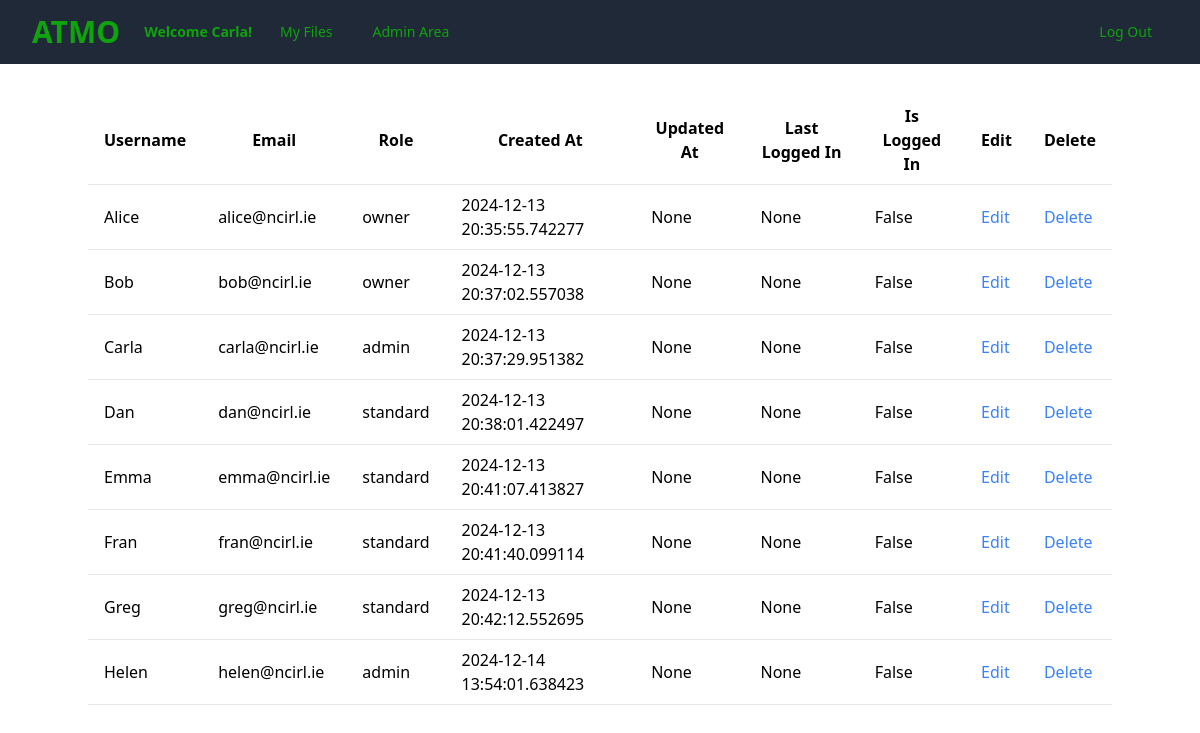
/admin-area/3 (signed in), run on the app's committed database.
### atmo_db/models.py (models this page shows)
class User(SQLModel, table=True):
    id: int | None = Field(default=None, primary_key=True, index=True)
    username: str
    email: str
    role: str
    created_at: datetime | None = Field(default_factory=lambda: datetime.now(timezone.utc))
    updated_at: datetime | None = None
    last_login: datetime | None = None
    is_logged_in: bool | None = Field(default=False)
    audio_files: list['Audio_File'] | None = Relationship(back_populates='user')
    password: str

### routers/admin.py (the view)
@router.get("/admin-area/{user_id}")
async def list_users(request: Request,
                     user_id: int,
                     token_decoded_data: dict = Depends(authorise_access),
                     session: Session = Depends(get_session)):
    token_user_id = token_decoded_data['id']
    if token_user_id != user_id:
        raise HTTPException(status_code=401, detail="401 Unauthorised Access")
    statement = select(User).where(User.id == token_user_id)
    user = session.exec(statement).first()
    role = user.role
    username = user.username
    if role not in ['admin', 'owner']:
        raise HTTPException(status_code=401, detail="403 Forbidden")
    users_dict = {}
    statement = select(User)
    results = session.exec(statement)
    users = results.all()
    users_dict.update({"users": users, f"{role}": role, "username": username})
    return templates.TemplateResponse("admin-area.html", {"request": request, **users_dict})

### templates/admin-area.html (shortened to what this page needs)
<!DOCTYPE html>
<html lang="en">
<head>
    <script src="https:cdn.tailwindcss.com"></script>
</head>
<body>
    {% include 'navbar.html' %}
    {% include 'admin-list-view.html' %}
</body>
</html>

### templates/navbar.html (shortened to what this page needs)
<nav class="bg-gray-800">
    <div class="mx-auto max-w-7xl px-2 sm:px-6 lg:px-8">
      <div class="relative flex h-16 items-center justify-between">
        <div class="flex flex-1 items-center justify-center sm:items-stretch sm:justify-start">
          <div class="flex shrink-0 items-center">
            <h1 class="text-atmogreen text-3xl font-bold">ATMO<h1>
          </div>
          <div class="hidden sm:ml-6 sm:block">
            <div class="flex space-x-4 items-center">
               {%if standard or admin or owner %}
                    <p class="text-atmogreen text-sm font-bold">Welcome {{username}}!</p>
                    <a href="#" class="rounded-md px-3 py-2 text-sm font-medium text-atmogreen hover:bg-gray-700 hover:text-white">My Files</a>
                {% endif %}
                {% if admin or owner %}
                     <a href="/admin-area/{{ user_id }}" class="rounded-md px-3 py-2 text-sm font-medium text-atmogreen hover:bg-gray-700 hover:text-white">Admin Area</a>
                {% endif %}
            </div>
          </div>
        </div>
            <div class="absolute right-0 origin-top-right">
              {% if standard or admin or owner %}
                <a href="/logout" class="block px-4 py-2 text-sm text-atmogreen">Log Out</a>
              {% endif %}
            </div>
          </div>
        </div>
</nav>

### templates/admin-list-view.html
<body>
    <div class="container mx-auto mt-8">
        <table class="min-w-full bg-white">
            <thead>
                <tr>
                    <th class="py-2 px-4 border-b">Username</th>
                    <th class="py-2 px-4 border-b">Email</th>
                    <th class="py-2 px-4 border-b">Role</th>
                    <th class="py-2 px-4 border-b">Created At</th>
                    <th class="py-2 px-4 border-b">Updated At</th>
                    <th class="py-2 px-4 border-b">Last Logged In</th>
                    <th class="py-2 px-4 border-b">Is Logged In</th>
                    <th class="py-2 px-4 border-b">Edit</th>
                    <th class="py-2 px-4 border-b">Delete</th>
                </tr>
            </thead>
            <tbody>
                {% for user in users %}
                <tr>
                    <td class="py-2 px-4 border-b">{{ user['username'] }}</td>
                    <td class="py-2 px-4 border-b">{{ user['email'] }}</td>
                    <td class="py-2 px-4 border-b">{{ user['role'] }}</td>
                    <td class="py-2 px-4 border-b">{{ user['created_at'] }}</td>
                    <td class="py-2 px-4 border-b">{{ user['updated_at'] }}</td>
                    <td class="py-2 px-4 border-b">{{ user['last_login'] }}</td>
                    <td class="py-2 px-4 border-b">{{ user['is_logged_in'] }}</td>
                    <td class="py-2 px-4 border-b"><a href="/edit-user/{{user.id}}" class="text-blue-500">Edit</a></td>
                    <td class="py-2 px-4 border-b"><a href="/delete-user/{{user.id}}" class="text-blue-500">Delete</a></td>
                </tr>
                {% endfor %}
        </table>
    </div>
</body>

### data on the page
User: username "Carla", email "carla@ncirl.ie", role "admin", created_at "2024-12-13 20:37:29.951382", updated_at "None", last_login "None", is_logged_in "False"
User: username "Alice", email "alice@ncirl.ie", role "owner", created_at "2024-12-13 20:35:55.742277", updated_at "None", last_login "None", is_logged_in "False"
User: username "Bob", email "bob@ncirl.ie", role "owner", created_at "2024-12-13 20:37:02.557038", updated_at "None", last_login "None", is_logged_in "False"
User: username "Dan", email "dan@ncirl.ie", role "standard", created_at "2024-12-13 20:38:01.422497", updated_at "None", last_login "None", is_logged_in "False"
User: username "Emma", email "emma@ncirl.ie", role "standard", created_at "2024-12-13 20:41:07.413827", updated_at "None", last_login "None", is_logged_in "False"
User: username "Fran", email "fran@ncirl.ie", role "standard", created_at "2024-12-13 20:41:40.099114", updated_at "None", last_login "None", is_logged_in "False"
User: username "Greg", email "greg@ncirl.ie", role "standard", created_at "2024-12-13 20:42:12.552695", updated_at "None", last_login "None", is_logged_in "False"
User: username "Helen", email "helen@ncirl.ie", role "admin", created_at "2024-12-14 13:54:01.638423", updated_at "None", last_login "None", is_logged_in "False"
